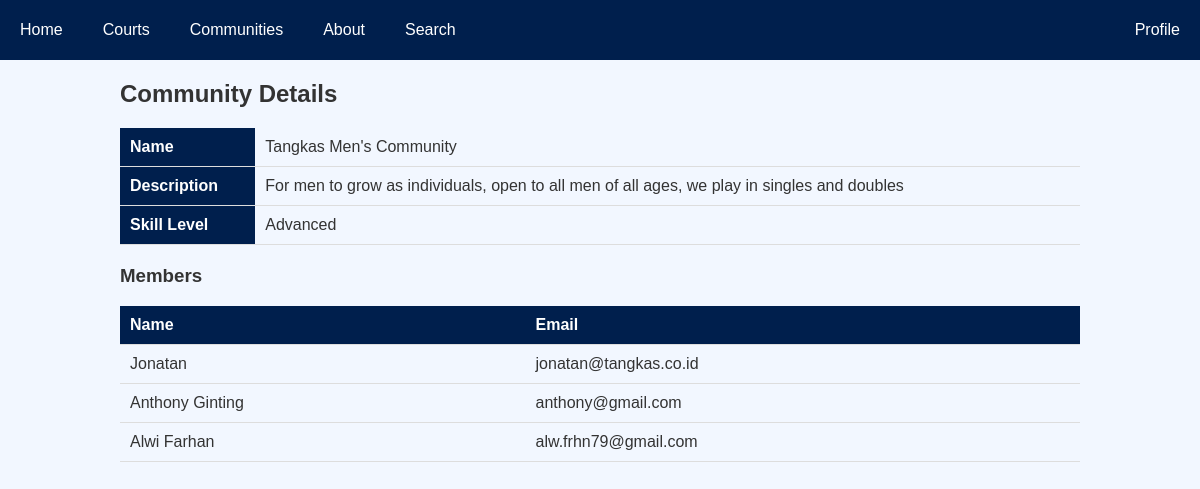
/communitydetails.php?id=1, run on the app's committed database.
### tables this page shows
CREATE TABLE `communities` (
  `id` int(11) NOT NULL,
  `name` varchar(255) NOT NULL,
  `description` text NOT NULL,
  `skill_level` varchar(50) NOT NULL
);

CREATE TABLE `members` (
  `id` int(11) NOT NULL,
  `community_id` int(11) NOT NULL,
  `name` varchar(255) NOT NULL,
  `email` varchar(255) NOT NULL
);

### communitydetails.php (the view, shortened to what this page needs)
<?php
$servername = 'localhost';
$username = 'root';
$password = '';
$dbname = 'myminorprojdb';
$db = new mysqli($servername, $username, $password, $dbname) or die("Connection failed:");
$community_id = isset($_GET['id']) ? intval($_GET['id']) : 0;
$sql = "SELECT * FROM communities WHERE id = $community_id";
$community_result = $db->query($sql);
$community = $community_result->fetch_assoc();
$sql = "SELECT * FROM members WHERE community_id = $community_id";
$members_result = $db->query($sql);
$current_page = basename($_SERVER['PHP_SELF']);
?>
<html>
<head>
</head>
<body>
    <header>
        <a href="main.php" class="<?php echo $current_page == 'main.php' ? 'active' : ''; ?>">Home</a>
        <a href="showallcourt.php" class="<?php echo $current_page == 'showallcourt.php' ? 'active' : ''; ?>">Courts</a>
        <a href="communities.php" class="<?php echo $current_page == 'communities.php' ? 'active' : ''; ?>">Communities</a>
        <a href="about.php" class="<?php echo $current_page == 'about.php' ? 'active' : ''; ?>">About</a>
        <a href="search_courts.php" class="<?php echo $current_page == 'search_courts.php' ? 'active' : ''; ?>">Search</a>
        <a href="profile.php" class="<?php echo $current_page == 'profile.php' ? 'active' : ''; ?>">Profile</a>
    </header>
    <div class="container">
        <h2>Community Details</h2>
        <?php if ($community): ?>
            <table>
                <tr>
                    <th>Name</th>
                    <td><?php echo $community['name']; ?></td>
                </tr>
                <tr>
                    <th>Description</th>
                    <td><?php echo $community['description']; ?></td>
                </tr>
                <tr>
                    <th>Skill Level</th>
                    <td><?php echo $community['skill_level']; ?></td>
                </tr>
            </table>
            <h3>Members</h3>
            <table>
                <thead>
                    <tr>
                        <th>Name</th>
                        <th>Email</th>
                    </tr>
                </thead>
                <tbody>
                    <?php while($member = $members_result->fetch_assoc()): ?>
                        <tr>
                            <td><?php echo $member['name']; ?></td>
                            <td><?php echo $member['email']; ?></td>
                        </tr>
                    <?php endwhile; ?>
                </tbody>
            </table>
        <?php else: ?>
            <p>Community not found.</p>
        <?php endif; ?>
    </div>
</body>
</html>

### communitydetails.php (style rules this page uses)
body { font-family: Arial, sans-serif; background-color: #f2f7ff; min-height: 100vh; margin: 0; color: #333; }
.container { width: 80%; margin: 20px auto; }
table { width: 100%; border-collapse: collapse; margin-bottom: 20px; }
th, td { padding: 10px; text-align: left; border-bottom: 1px solid #ddd; }
th { background-color: #001f4d; color: white; }
header { display: flex; justify-content: flex-start; background-color: #001f4d; padding: 0; height: 60px; align-items: center; }
header a:last-child { margin-left: auto; }
header a { color: white; padding-right: 20px; padding-left: 20px; text-decoration: none; text-align: center; height: 100%; display: flex; align-items: center; }

### data on the page
communities: name "Tangkas Men's Community", description "For men to grow as individuals, open to all men of all ages, we play in singles and doubles", skill_level "Advanced"
members: name "Jonatan", email "jonatan@tangkas.co.id"
members: name "Anthony Ginting", email "anthony@gmail.com"
members: name "Alwi Farhan", email "alw.frhn79@gmail.com"
